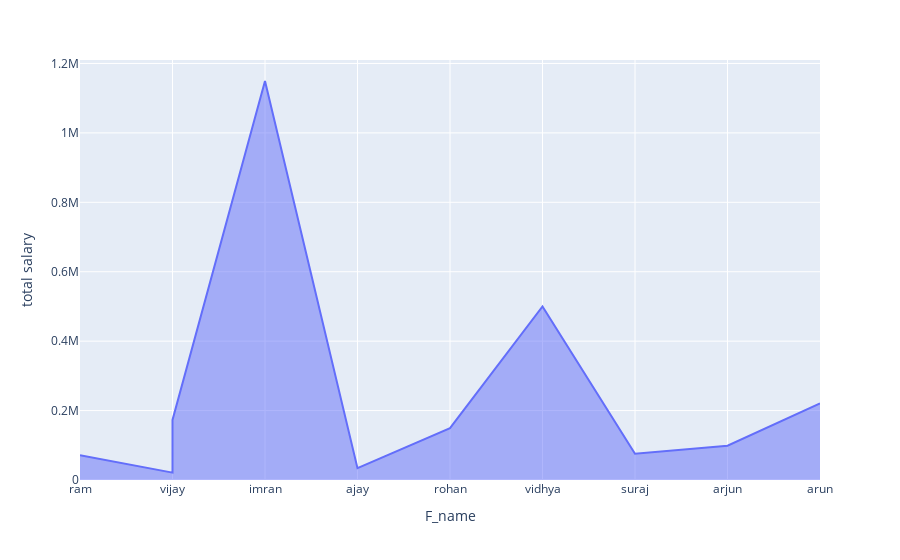

The notebook cell saved with this chart:
### Code cell
px.area(df, x='F_name', y = 'total salary')

### Figure 1 — Plotly figure (JSON) as saved in the notebook; plotly's stock layout.template omitted (floating-point values rounded to 4 significant figures)
{"data": [{"fillpattern": {"shape": ""}, "hovertemplate": "F_name=%{x}<br>total salary=%{y}<extra></extra>", "legendgroup": "", "line": {"color": "#636efa"}, "marker": {"symbol": "circle"}, "mode": "lines", "name": "", "orientation": "v", "showlegend": false, "stackgroup": "1", "type": "scatter", "x": ["ram", "vijay", "imran", "ajay", "vijay", "rohan", "vidhya", "suraj", "arjun", "arun"], "xaxis": "x", "y": [71400, 21200, 1149500, 34200, 173000, 149600, 500000.0, 75600, 98765, 220650], "yaxis": "y"}], "layout": {"legend": {"tracegroupgap": 0}, "margin": {"t": 60}, "xaxis": {"anchor": "y", "domain": [0, 1], "title": {"text": "F_name"}}, "yaxis": {"anchor": "x", "domain": [0, 1], "title": {"text": "total salary"}}}}
